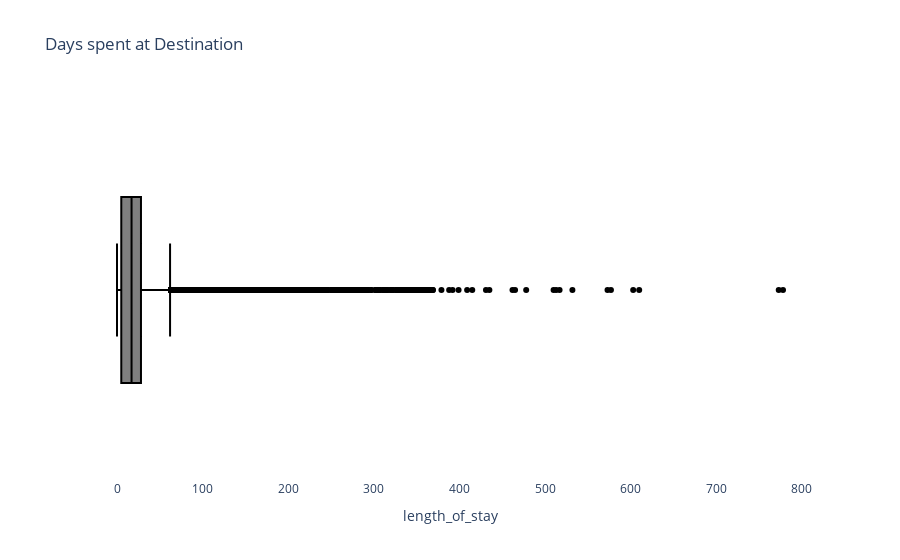

The cell this chart's notebook holds for it:
### Code cell
fig = px.box(df, x='length_of_stay', title='Days spent at Destination')
fig.update_traces(marker_color='black', marker_line_color='black')
fig.update_layout(plot_bgcolor='white')
fig.show()

### Figure 1 — Plotly figure (JSON) as saved in the notebook; plotly's stock layout.template omitted (floating-point values rounded to 4 significant figures; data arrays with more than 128 entries replaced by an {"elided": "..."} marker saying what was removed)
{"data": [{"alignmentgroup": "True", "hovertemplate": "length_of_stay=%{x}<extra></extra>", "legendgroup": "", "marker": {"color": "black", "line": {"color": "black"}}, "name": "", "notched": false, "offsetgroup": "", "orientation": "h", "showlegend": false, "type": "box", "x": {"elided": "50000 int values"}, "x0": " ", "xaxis": "x", "y0": " ", "yaxis": "y"}], "layout": {"boxmode": "group", "legend": {"tracegroupgap": 0}, "plot_bgcolor": "white", "title": {"text": "Days spent at Destination"}, "xaxis": {"anchor": "y", "domain": [0, 1], "title": {"text": "length_of_stay"}}, "yaxis": {"anchor": "x", "domain": [0, 1]}}}
